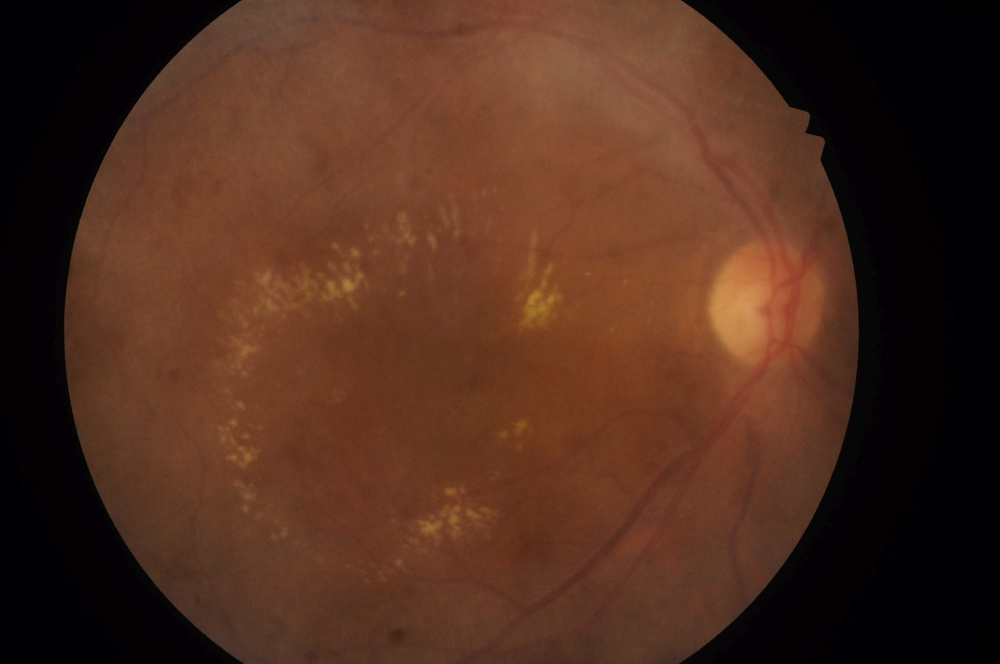
#> input picture api/uploads/61d76e23-2548-4d35-b709-1a50d0d6aa94.jpg, 1000 x 664 px, shrunk from 4288 x 2848 before the run
$ python -i field_of_view.py   (imports and definitions only)
#> lines starting #> are read from the running program, lines starting #| are printed output that depends on the picture; after the words box and inside, x2 and y2 are one past the last pixel; in counts of white or black regions, pixels touching at a corner belong together
#> further down, picture is the input picture: shape (664, 1000, 3); mean B, G, R 29.8, 44.7, 78.4
import cv2
import numpy as np


DEFAULT_MIN_FOV_RATIO = 0.20


def calculate_fov_ratio(image):
    """
    Estimate the proportion of the image occupied by the
    visible retinal field of view.

    Parameters:
        image: OpenCV BGR image

    Returns:
        float: Estimated retinal area ratio
    """

    if image is None:
        raise ValueError("Invalid image. Image could not be loaded.")

    # Convert to grayscale
    gray = cv2.cvtColor(image, cv2.COLOR_BGR2GRAY)
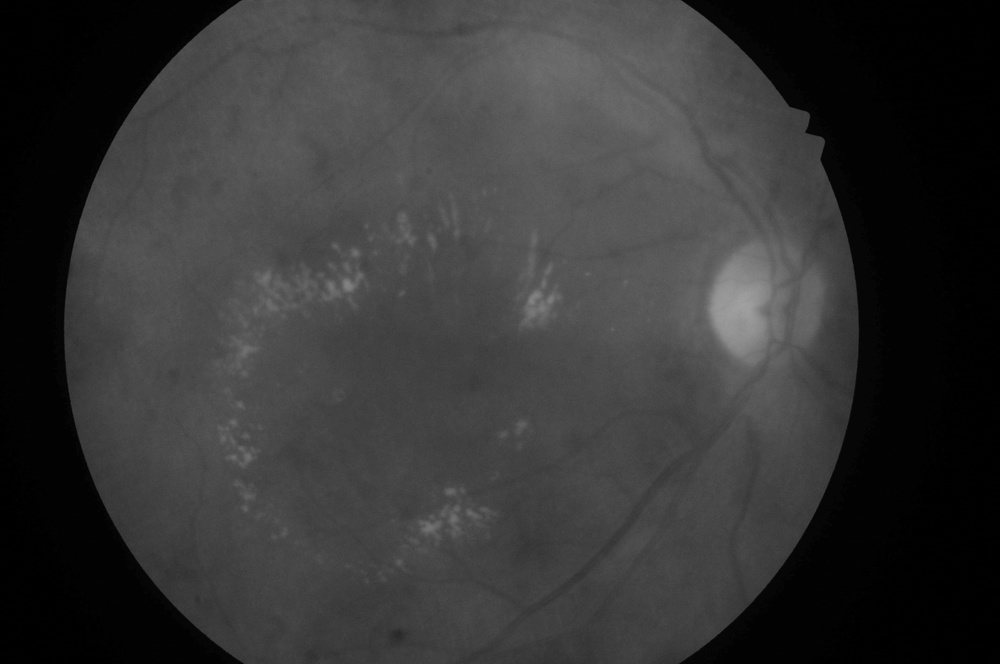
#> gray: shape (664, 1000); min 0, max 162, mean 53

    # Threshold to separate the dark background from the
    # brighter retinal region.
    _, mask = cv2.threshold(gray, 10, 255, cv2.THRESH_BINARY)
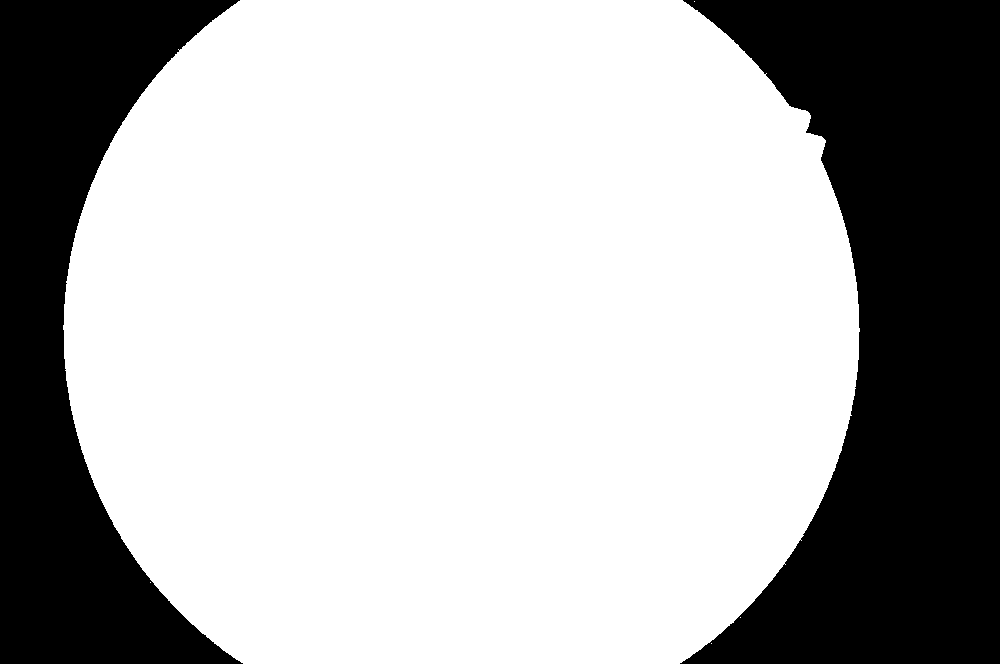
#> mask: shape (664, 1000); 69.1% white; 2 black regions, box (x1, y1, x2, y2) and area: (680, 0, 1000, 664) 127962, (0, 0, 243, 664) 77279

    # Count non-black pixels
    retinal_pixels = cv2.countNonZero(mask)
#> retinal_pixels = 458759

    total_pixels = mask.shape[0] * mask.shape[1]
#> total_pixels = 664000

    fov_ratio = retinal_pixels / total_pixels
#> fov_ratio = 0.691

    return float(fov_ratio)


def check_field_of_view(
    image,
    min_fov_ratio=DEFAULT_MIN_FOV_RATIO
):
    """
    Check whether sufficient retinal area is visible.

    Returns:
        tuple:
            is_good: True if sufficient retinal area is present
            fov_ratio: Estimated retinal area ratio
            status: GOOD / INSUFFICIENT FOV
    """

    fov_ratio = calculate_fov_ratio(image)

    if fov_ratio < min_fov_ratio:
        status = "INSUFFICIENT FOV"
        is_good = False
    else:
        status = "GOOD"
        is_good = True

    return is_good, fov_ratio, status

>>> import cv2
>>> picture = cv2.imread('../../api/uploads/61d76e23-2548-4d35-b709-1a50d0d6aa94.jpg')
>>> result = calculate_fov_ratio(picture)
#> result = 0.691

$ run again, on api/uploads/861d45cf-742c-44a2-bfa5-c79d155c87f5.jpg
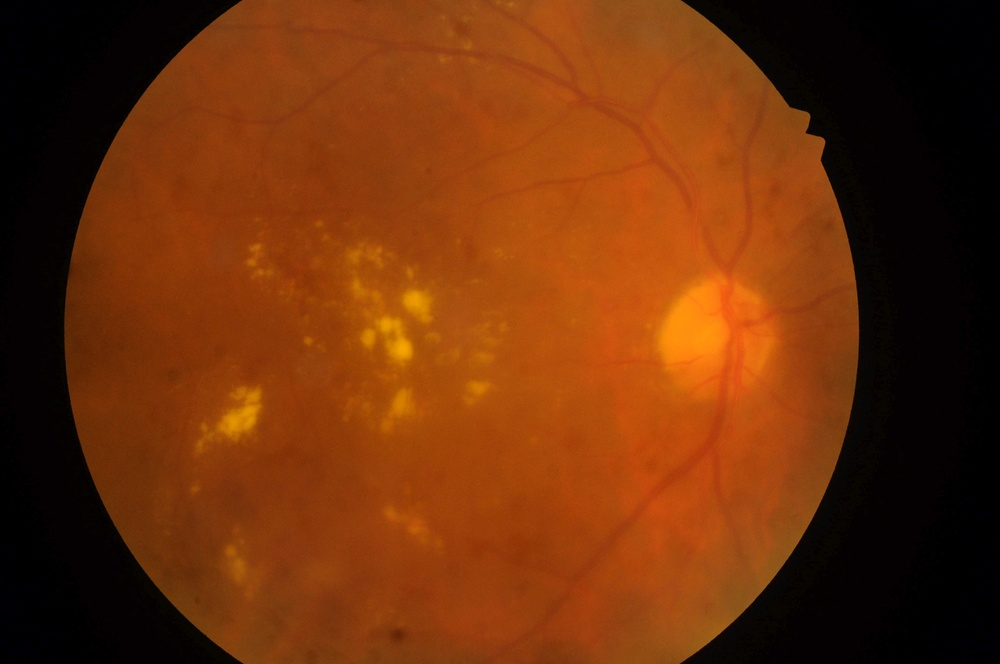
#> input picture api/uploads/861d45cf-742c-44a2-bfa5-c79d155c87f5.jpg, 1000 x 664 px, shrunk from 4288 x 2848 before the run
#> picture is the input picture: shape (664, 1000, 3); mean B, G, R 9.5, 47.9, 109.1
#> in calculate_fov_ratio, `gray = cv2.cvtColor(image, cv2.COLOR_BGR2GRAY)`:
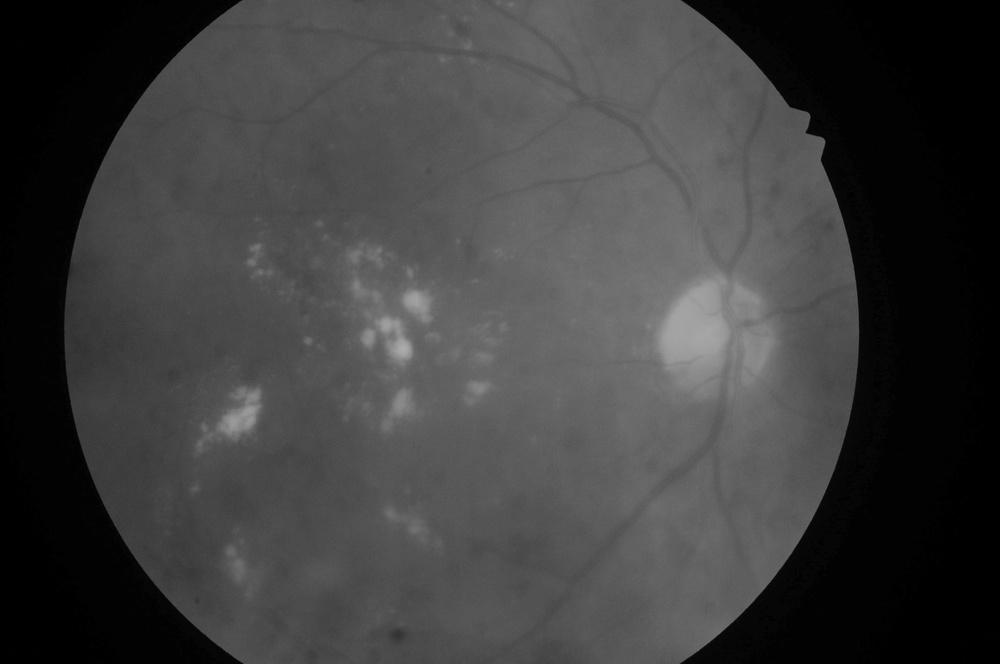
#> gray: shape (664, 1000); min 0, max 171, mean 61.8
#> in calculate_fov_ratio, `_, mask = cv2.threshold(gray, 10, 255, cv2.THRESH_BINARY)`:
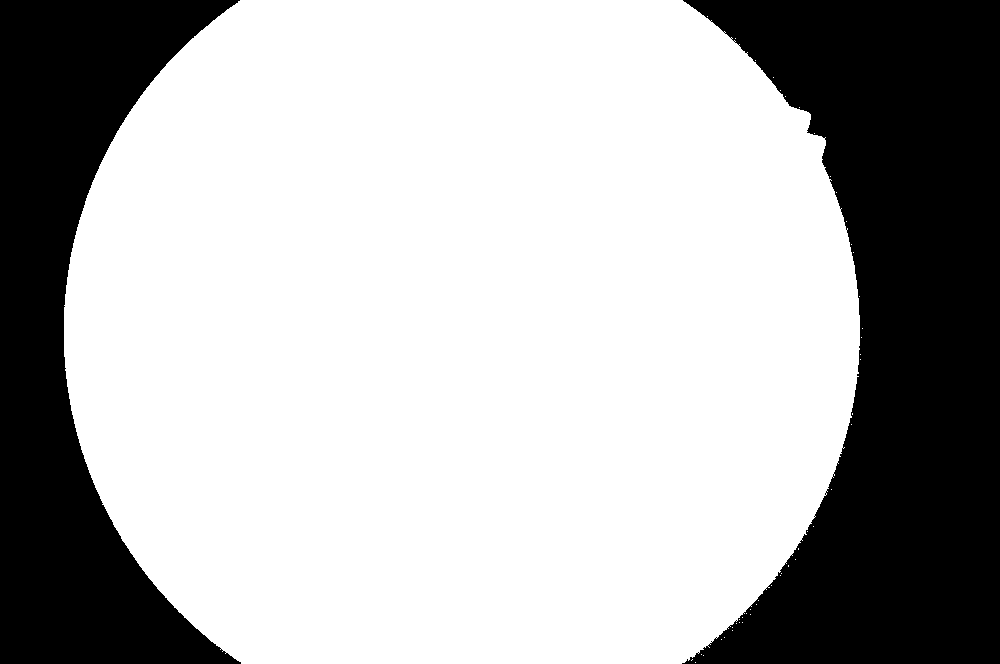
#> mask: shape (664, 1000); 69.2% white; 2 black regions, box (x1, y1, x2, y2) and area: (682, 0, 1000, 664) 127485, (0, 0, 241, 664) 77349
#> retinal_pixels = 459166
#> fov_ratio = 0.692
